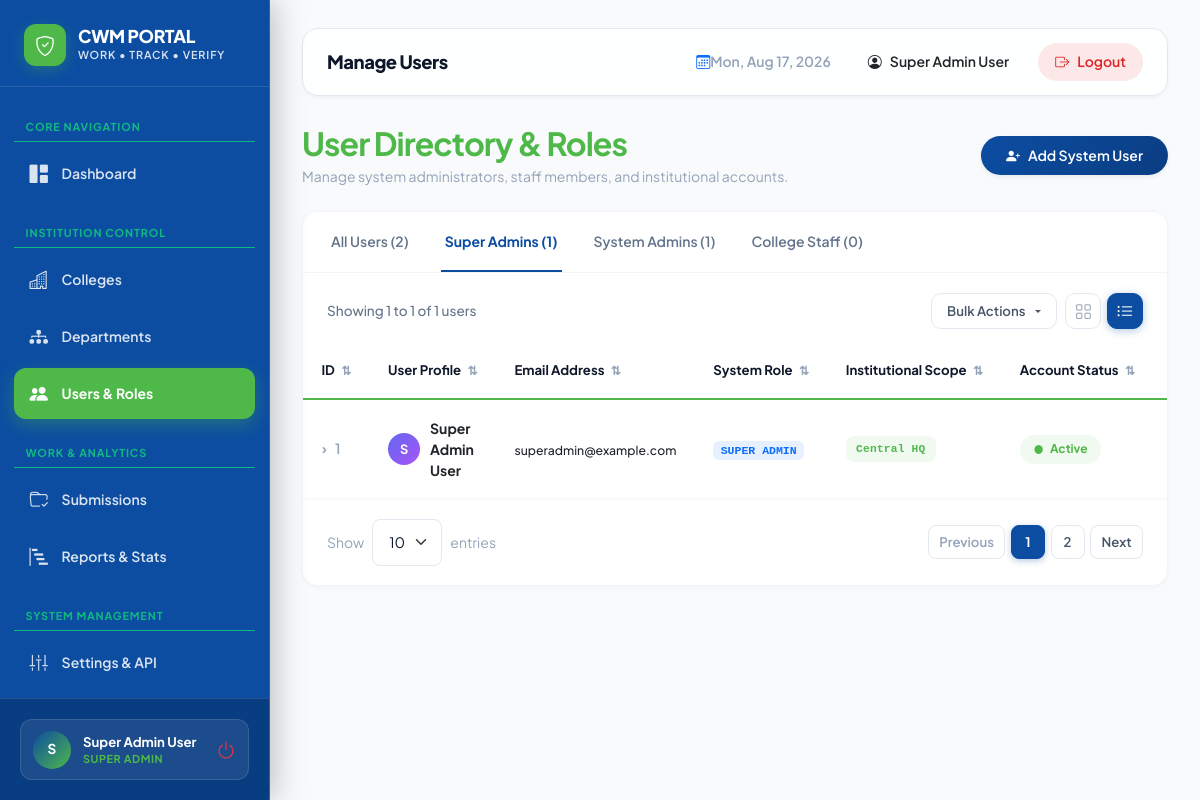
The page /super-admin/users.php?role=super_admin (signed in) on the database its author committed.
### tables this page shows
CREATE TABLE IF NOT EXISTS `users` (
  `id` INT AUTO_INCREMENT PRIMARY KEY,
  `college_id` INT NULL,  
  `name` VARCHAR(255) NOT NULL,
  `email` VARCHAR(191) NOT NULL UNIQUE,
  `password` VARCHAR(255) NOT NULL,
  `role` ENUM('super_admin', 'admin', 'college_user') NOT NULL,
  `status` ENUM('active', 'inactive') DEFAULT 'active',
  `created_at` TIMESTAMP DEFAULT CURRENT_TIMESTAMP,
  `updated_at` TIMESTAMP DEFAULT CURRENT_TIMESTAMP ON UPDATE CURRENT_TIMESTAMP,
  FOREIGN KEY (`college_id`) REFERENCES `colleges`(`id`) ON DELETE SET NULL
);

### super-admin/users.php (the view, shortened to what this page needs)
<?php
require_once __DIR__ . '/../includes/header.php';
$selected_role = $_GET['role'] ?? '';
$total_users = $pdo->query("SELECT COUNT(*) FROM users")->fetchColumn();
$super_admin_count = $pdo->query("SELECT COUNT(*) FROM users WHERE role = 'super_admin'")->fetchColumn();
$admin_count = $pdo->query("SELECT COUNT(*) FROM users WHERE role = 'admin'")->fetchColumn();
$college_user_count = $pdo->query("SELECT COUNT(*) FROM users WHERE role = 'college_user'")->fetchColumn();
if (!empty($selected_role)) {
    $u_stmt = $pdo->prepare("
        SELECT u.*, c.name as college_name
        FROM users u
        LEFT JOIN colleges c ON u.college_id = c.id
        WHERE u.role = ?
        ORDER BY u.id DESC
    ");
    $u_stmt->execute([$selected_role]);
    $users = $u_stmt->fetchAll();
}
$display_user_count = count($users);
?>
<div class="d-flex flex-column flex-md-row justify-content-between align-items-md-center gap-3 mb-4">
    <div>
        <h2 class="fw-bold mb-1 text-dark" style="letter-spacing: -0.03em;">User Directory & Roles</h2>
        <p class="text-muted small mb-0">Manage system administrators, staff members, and institutional accounts.</p>
    </div>
    <button type="button" class="btn btn-primary px-4 py-2.5 shadow-sm" data-bs-toggle="modal" data-bs-target="#addUserModal">
        <i class="bi bi-person-plus-fill"></i> Add System User
    </button>
</div>
<div class="ref-card">
    <div class="ref-tabs-wrapper">
        <a href="users.php" class="ref-tab-link <?php echo empty($selected_role) ? 'active' : ''; ?>">
            All Users (<?php echo $total_users; ?>)
        </a>
        <a href="users.php?role=super_admin" class="ref-tab-link <?php echo $selected_role === 'super_admin' ? 'active' : ''; ?>">
            Super Admins (<?php echo $super_admin_count; ?>)
        </a>
        <a href="users.php?role=admin" class="ref-tab-link <?php echo $selected_role === 'admin' ? 'active' : ''; ?>">
            System Admins (<?php echo $admin_count; ?>)
        </a>
        <a href="users.php?role=college_user" class="ref-tab-link <?php echo $selected_role === 'college_user' ? 'active' : ''; ?>">
            College Staff (<?php echo $college_user_count; ?>)
        </a>
    </div>
    <div class="ref-toolbar">
        <div class="ref-showing-text">
            Showing 1 to <?php echo min(10, $display_user_count); ?> of <?php echo $display_user_count; ?> users
        </div>
        <div class="d-flex align-items-center gap-2">
            <div class="dropdown">
                <button class="ref-btn-bulk dropdown-toggle" type="button" data-bs-toggle="dropdown" aria-expanded="false">
                    Bulk Actions
                </button>
            </div>
            <div class="ref-view-toggle">
                <button type="button" class="ref-view-btn" title="Grid View"><i class="bi bi-grid"></i></button>
                <button type="button" class="ref-view-btn active" title="List View"><i class="bi bi-list-ul"></i></button>
            </div>
        </div>
    </div>
    <div class="ref-table-responsive">
        <table class="ref-table">
            <thead>
                <tr>
                    <th style="width: 70px;">ID <span class="sort-icon">&#x21C5;</span></th>
                    <th>User Profile <span class="sort-icon">&#x21C5;</span></th>
                    <th>Email Address <span class="sort-icon">&#x21C5;</span></th>
                    <th>System Role <span class="sort-icon">&#x21C5;</span></th>
                    <th>Institutional Scope <span class="sort-icon">&#x21C5;</span></th>
                    <th>Account Status <span class="sort-icon">&#x21C5;</span></th>
                    <th class="text-end" style="width: 120px;">Actions</th>
                </tr>
            </thead>
            <tbody>
                <?php if (empty($users)): ?>
                    <tr><td colspan="7" class="text-center text-muted py-5">No users found for this filter.</td></tr>
                <?php else: ?>
                    <?php foreach ($users as $usr): ?>
                    <tr>
                        <td>
                            <span class="ref-expand-icon">&rsaquo;</span>
                            <span class="fw-semibold text-muted"><?php echo $usr['id']; ?></span>
                        </td>
                        <td>
                            <div class="d-flex align-items-center gap-2.5">
                                <div class="user-avatar" style="width: 32px; height: 32px; font-size: 0.8rem; background: linear-gradient(135deg, #6366f1 0%, #a855f7 100%);">
                                    <?php echo strtoupper(substr($usr['name'], 0, 1)); ?>
                                </div>
                                <div>
                                    <strong class="text-dark d-block"><?php echo htmlspecialchars($usr['name']); ?></strong>
                                </div>
                            </div>
                        </td>
                        <td><span class="text-dark small fw-medium"><?php echo htmlspecialchars($usr['email']); ?></span></td>
                        <td>
                            <?php
                            $role_badge = ($usr['role'] === 'super_admin') ? 'primary' : (($usr['role'] === 'admin') ? 'info' : 'secondary');
                            ?>
                            <span class="badge bg-<?php echo $role_badge; ?> bg-opacity-10 text-<?php echo $role_badge; ?> px-2.5 py-1 rounded font-monospace text-uppercase" style="font-size: 0.72rem;">
                                <?php echo str_replace('_', ' ', $usr['role']); ?>
                            </span>
                        </td>
                        <td>
                            <?php if ($usr['college_name']): ?>
                                <span class="d-inline-flex align-items-center gap-1.5 text-secondary small fw-medium">
                                    <i class="bi bi-bank text-muted"></i> <span><?php echo htmlspecialchars($usr['college_name']); ?></span>
                                </span>
                            <?php else: ?>
                                <span class="ref-code-pill" style="font-size: 0.7rem;">Central HQ</span>
                            <?php endif; ?>
                        </td>
                        <td>
                            <?php if ($usr['status'] === 'active'): ?>
                                <span class="ref-status-active">Active</span>
                            <?php else: ?>
                                <span class="ref-status-inactive">Inactive</span>
                            <?php endif; ?>
                        </td>
                        <td class="text-end">
                        </td>
                    </tr>
                    <?php endforeach; ?>
                <?php endif; ?>
            </tbody>
        </table>
    </div>
    <div class="ref-pagination-bar">
        <div class="d-flex align-items-center gap-2 text-muted small">
            <span>Show</span>
            <select class="form-select form-select-sm" style="width: 70px; border-radius: 8px;">
                <option value="10" selected>10</option>
            </select>
            <span>entries</span>
        </div>
        <div class="ref-page-nav">
            <a href="#" class="ref-page-btn text-muted">Previous</a>
            <a href="#" class="ref-page-btn active">1</a>
            <a href="#" class="ref-page-btn">2</a>
            <a href="#" class="ref-page-btn">Next</a>
        </div>
    </div>
</div>
<?php require_once __DIR__ . '/../includes/footer.php'; ?>

### rows shown on the page
users: id "1", name "S", name "Super Admin User", email "superadmin@example.com", role "SUPER ADMIN", status "Active"

### other values the page prints
substr($_SESSION['user_name'] ?? 'U', 0, 1) "S"
$_SESSION['user_name'] "Super Admin User"
str_replace('_', ' ', $role) "SUPER ADMIN"
$page_title "Manage Users"
$total_users "2"
$super_admin_count "1"
$admin_count "1"
$college_user_count "0"
min(10, $display_user_count) "1"
$display_user_count "1"
